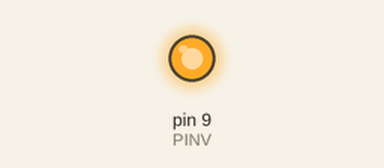
Recording of a sketch running on a simulated Arduino Uno, built with avr-gcc and run on an emulated ATmega328P. Parts: output pins drawn as LEDs (lit = HIGH).

Above: at 0.1 s.
Timing chart, 0 to 1.6 s (numbered marks = the images above):
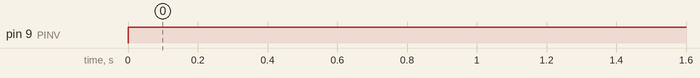

The sketch:

big_stepper.ino
```cpp
int PINV = 9;
void setup() {
  pinMode(PINV, OUTPUT);
}

void loop() {
  digitalWrite(PINV, HIGH);

}
```

Measured:
- by itself, pin 9 (PINV): LOW → HIGH at 0.00 s
